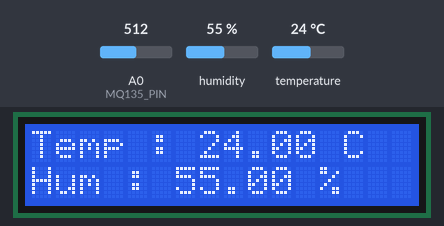
This sketch was run on a simulated Arduino Uno, built with avr-gcc and run on an emulated ATmega328P. Shown: 16×2 character LCD. Inputs (shaded band) come from the test bench; at power-on: A0 (MQ135_PIN) = 512, humidity 55 %, temperature 24 °C. What the sketch prints to the serial monitor is not drawn.

Above: at 3.2 s.
3.3 s: A0 (MQ135_PIN) set to 490
At 9.6 s:
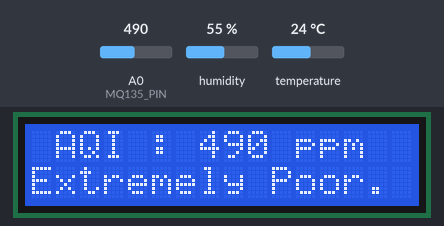
12.4 s: A0 (MQ135_PIN) set to 306
At 17.2 s:
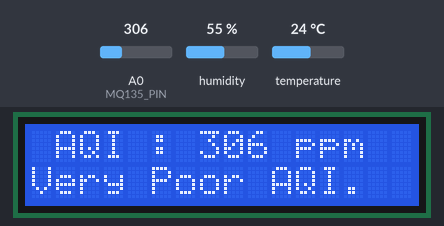
21.5 s: A0 (MQ135_PIN) set to 492
At 26.0 s:
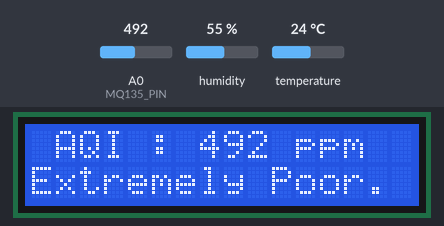
28.1 s: A0 (MQ135_PIN) set to 511
At 33.1 s:
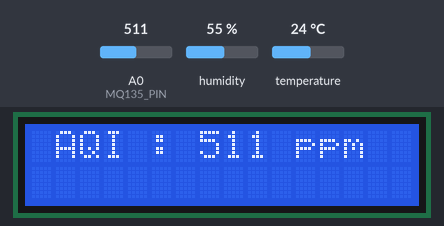
36.2 s: A0 (MQ135_PIN) set to 290
At 41.3 s:
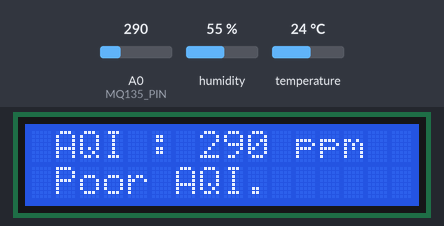
45.3 s: A0 (MQ135_PIN) set to 122
At 49.9 s:
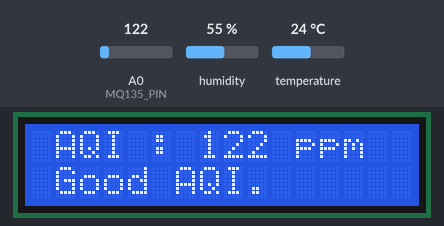
Timing chart, 0 to 51.4 s (numbered marks = the images above; inputs shaded):
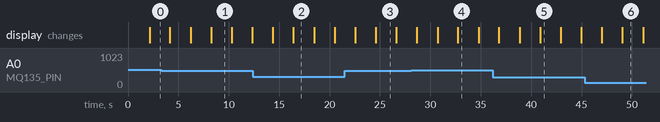

Measured:
- the behaviour switches between 499 and 500 on A0 (MQ135_PIN) (found by bisection; images 3 and 4)
- after the input at 3.3 s, the display: first differs from a run without the input after 4.9 s (image 1)
- after the input at 12.4 s, the display: first differs from a run without the input after 4.0 s (image 2)
- after the input at 21.5 s, the display: first differs from a run without the input after 3.1 s (image 3)
- after the input at 28.1 s, the display: first differs from a run without the input after 4.6 s (image 4)
- after the input at 36.2 s, the display: first differs from a run without the input after 4.7 s (image 5)
- after the input at 45.3 s, the display: first differs from a run without the input after 3.8 s (image 6)

The sketch:

sketch_weather.ino
```cpp
#include <Wire.h>
#include <LiquidCrystal_I2C.h>
#include <DHT.h>

#define DHTPIN 2         // DHT11 connected to Digital Pin 2
#define DHTTYPE DHT11    // Sensor type
DHT dht(DHTPIN, DHTTYPE);

#define MQ135_PIN A0     // MQ135 connected to Analog Pin A0

// Initialize LCD (16x2) with I2C Address 0x27
LiquidCrystal_I2C lcd(0x27, 16, 2);

void setup() {
    Serial.begin(9600);
    dht.begin();
    lcd.init();
    lcd.backlight();  // Turn on LCD backlight
    lcd.setCursor(0, 0);
    lcd.print("Weather Monitor");
    delay(2000);
}

void loop() {
    // Read Temperature & Humidity
    float temperature = dht.readTemperature();
    float humidity = dht.readHumidity();

    // Read Air Quality
    int air_quality = analogRead(MQ135_PIN);

    // Display Data on Serial Monitor
    Serial.print("Temp: ");
    Serial.print(temperature);
    Serial.print("°C | Humidity: ");
    Serial.print(humidity);
    Serial.print("% | Air Quality: ");
    Serial.println(air_quality);

    // Display Data on LCD
    lcd.clear();
    lcd.setCursor(0, 0);
    lcd.print("Temp : ");
    lcd.print(temperature);
    lcd.print(" C");

    lcd.setCursor(0, 1);
    lcd.print("Hum : ");
    lcd.print(humidity);
     lcd.print(" %");
    delay(2000);
    lcd.clear();
    lcd.setCursor(0, 0);
    lcd.print(" AQI : ");
    lcd.print(air_quality);
     lcd.print(" ppm");

     lcd.setCursor(0,1);
  if(air_quality<=100 and air_quality>0)
    lcd.print(" Very Good ");
  if(air_quality<=200 and air_quality>100)
    lcd.print(" Good AQI. ");
  if(air_quality<=300 and air_quality>200)
  lcd.print(" Poor AQI. ");
  if(air_quality<400 and air_quality>300)
    lcd.print("Very Poor AQI.");
  if(air_quality<500 and air_quality>400)
    lcd.print("Extremely Poor.");

    delay(2000);  // Refresh every 2 seconds
}
```
